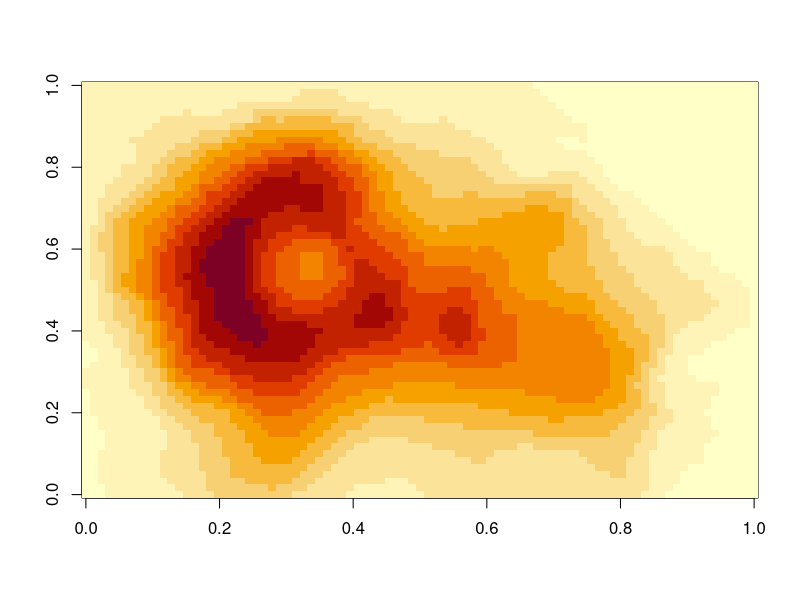
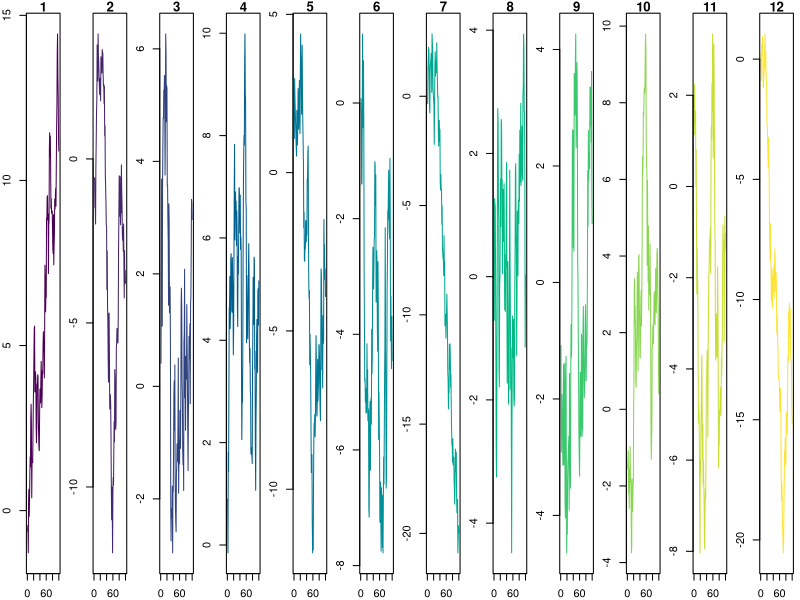

These charts were generated, in order, by the following R code:
## ---- chunk 1
#| fig-alt: >-
#|   Heat map of the Maunga Whau volcano's heights, in yellow, orange, and red

image(z = volcano)
## ---- chunk 2
#| fig-width: 24
#| fig-height: 2
#| fig-alt: >-
#|   A row of 12 small line plots of random walks, each in its own color

set.seed(1)
par(mfrow = c(1, 12), mar = c(2, 2, 1, 0.5))
for (i in 1:12) {
  plot(cumsum(rnorm(100)), type = "l", col = hcl.colors(12)[i], main = i)
}
